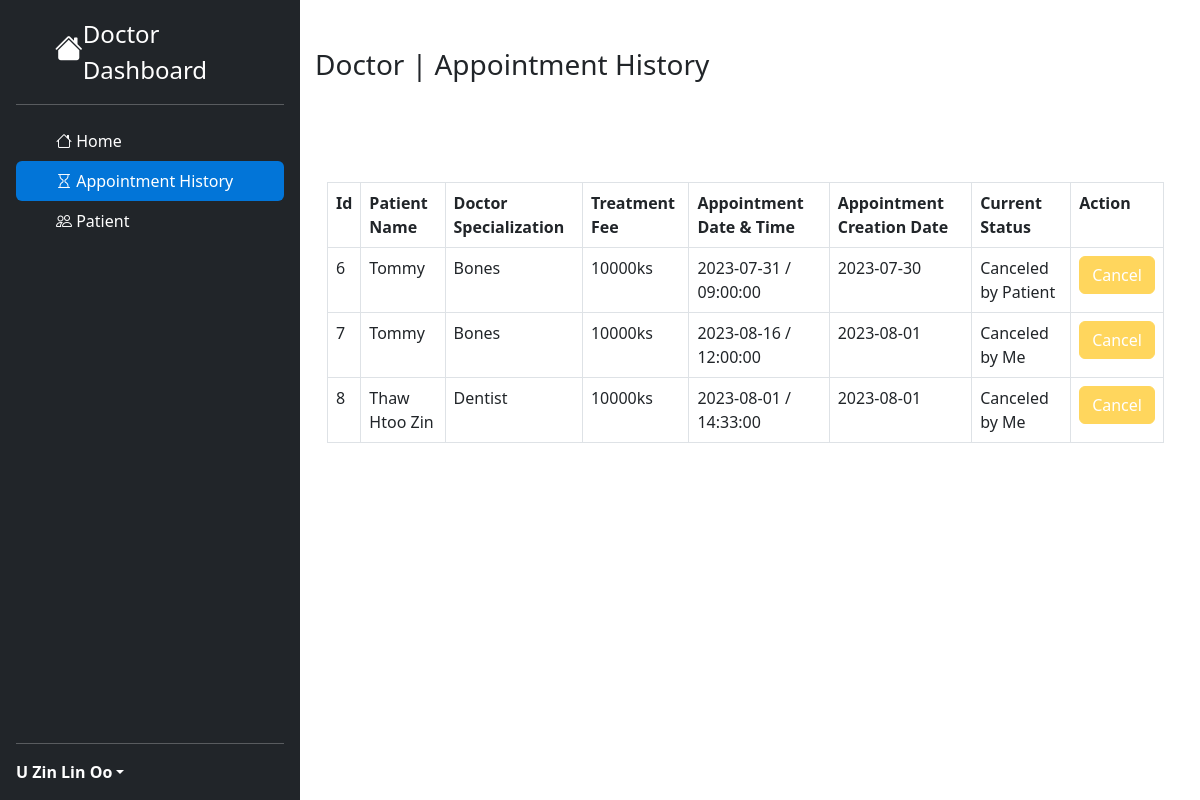
Page /doctor/appointmenthistory.php (signed in) on the committed database.
### tables this page shows
CREATE TABLE `doctors` (
  `id` int(11) NOT NULL,
  `specialization` int(11) NOT NULL,
  `name` varchar(255) NOT NULL,
  `address` varchar(255) NOT NULL,
  `fees` int(11) NOT NULL,
  `contactno` bigint(15) NOT NULL,
  `email` varchar(255) NOT NULL,
  `password` varchar(255) NOT NULL,
  `createDate` date NOT NULL DEFAULT current_timestamp(),
  `updateDate` date NOT NULL DEFAULT current_timestamp()
);

CREATE TABLE `appointment` (
  `id` int(11) NOT NULL,
  `doctor` varchar(255) NOT NULL,
  `specialization` int(11) NOT NULL,
  `date` date NOT NULL,
  `time` time NOT NULL,
  `user_appointed` int(11) NOT NULL,
  `create_date` date NOT NULL DEFAULT current_timestamp(),
  `status` varchar(255) NOT NULL
);

CREATE TABLE `users` (
  `id` int(11) NOT NULL,
  `username` varchar(255) NOT NULL,
  `email` varchar(255) NOT NULL,
  `password` varchar(255) NOT NULL,
  `phone` bigint(15) NOT NULL
);

CREATE TABLE `specialization` (
  `id` int(11) NOT NULL,
  `specialization` varchar(255) NOT NULL
);

### Controller/queries.ctr.php (called while the page is built, shortened)
<?php
require 'connecttodb.pdo.php';
class queries
{
  public function selectall($table)
  {
    global $pdo;
    $stmt = $pdo->prepare("SELECT * FROM $table");
    $stmt->execute();
    return $stmt->fetchall();
  }
  public function select($table, $id)
  {
    global $pdo;
    $stmt = $pdo->prepare("SELECT * FROM $table WHERE id=$id");
    $stmt->execute();
    return $stmt->fetch(PDO::FETCH_ASSOC);
  }
}
?>

### doctor/appointmenthistory.php (the view, shortened to what this page needs)
<?php
include '../Resources/bootstrap.res.php';
include '../Controller/queries.ctr.php';
$query = new queries();
?>
<!DOCTYPE html>
<html lang="en" dir="ltr">
  <head>
  </head>
  <body>
    <?php
    $datas = $query->selectall('appointment');
    ?>
    <div class="row" style="margin: 0px !important; margin-left: -12px !important;">
      <div class="col-3">
        <?php
        include 'sidebar.php';
        ?>
      </div>
      <div class="col-9">
        <div class="container mt-5">
          <h3>Doctor | Appointment History</h3>
          <div class="container" style="margin-top:100px;">
            <table class="table table-stripe table-bordered table-hover">
              <tr>
                <th>Id</th>
                <th>Patient Name</th>
                <th>Doctor Specialization</th>
                <th>Treatment Fee</th>
                <th>Appointment Date & Time</th>
                <th>Appointment Creation Date</th>
                <th>Current Status</th>
                <th>Action</th>
              </tr>
              <?php
              foreach ($datas as $data) {
                $docid = $data['doctor'];
                $userid = $data['user_appointed'];
                $patientname = $query->select('users', $userid);
                $docname = $query->select('doctors', $docid);
                $specid = $data['specialization'];
                $docspec = $query->select('specialization', $specid);
                ?>
              <tr>
                <td><?php echo $data['id']; ?></td>
                <td><?php echo $patientname['username']; ?></td>
                <td><?php echo $docspec['specialization']; ?></td>
                <td><?php echo $docname['fees']; ?>ks</td>
                <td><?php echo $data['date'] . " / " . $data['time'];?></td>
                <td><?php echo $data['create_date']; ?></td>
                <td><?php if($data['status'] == 1){ echo "Active"; }elseif($data['status'] == 3){ echo "Canceled by Me";}else{ echo "Canceled by Patient";} ?></td>
                <td><button type="button" onclick="return confirm('Are you sure to cancel the appointment?') " class="btn btn-warning" <?php if($data['status'] != 1){echo "disabled";} ?>><a href="cancelappointment.php?id=<?php echo $data['id']; ?>" style="text-decoration:none; color:white;">Cancel</a></button></td>
              </tr>
              <?php
            }
            ?>
            </table>
          </div>
        </div>
      </div>
    </div>
  </body>
</html>

### doctor/sidebar.php (shortened to what this page needs)
<div class="d-flex flex-column flex-shrink-0 p-3 text-white bg-dark" style="width: 25%; height:100%; position:fixed;">
    <a href="/HospitalProgram/users/" class="d-flex align-items-center mb-3 mb-md-0 me-md-auto text-white text-decoration-none">
      <svg class="" width="40" height="32"><i class="bi bi-house-fill h3"></i></svg>
      <span class="fs-4">Doctor Dashboard</span>
    </a>
    <hr>
    <ul class="nav nav-pills flex-column mb-auto">
      <li class="nav-item">
        <a href="/HospitalProgram/doctor/" class="nav-link home" aria-current="page">
          <svg class="bi me-2" width="16" height="16"><i class="bi bi-house"></i> </svg>
          Home
        </a>
      </li>
      <li>
        <a href="/HospitalProgram/doctor/appointmenthistory.php" class="nav-link text-white appointmenthistory">
          <svg class="bi me-2" width="16" height="16"><i class="bi bi-hourglass"></i></svg>
          Appointment History
        </a>
      </li>
      <li>
        <a href="/HospitalProgram/doctor/appointmenthistory.php" class="nav-link text-white patient" data-bs-toggle="collapse" data-bs-target="#home-collapse" aria-expanded="true">
          <svg class="bi me-2" width="16" height="16"><i class="bi bi-people"></i></svg>
          Patient
        </a>
      </li>
    </ul>
    <hr>
    <div class="dropdown">
      <a href="#" class="d-flex align-items-center text-white text-decoration-none dropdown-toggle" id="dropdownUser1" data-bs-toggle="dropdown" aria-expanded="false">
        <?php
        $id = $_SESSION['userid'];
        $doctordatadata = $query->select('doctors', $id);
        ?>
        <strong><?php echo $doctordatadata['name']; ?></strong>
      </a>
    </div>
  </div>

### doctor/appointmenthistory.php (style rules this page uses)
.home { color: white !important; }
.appointmenthistory { background-color: #0275d8 !important; }

### rows in the picture
doctors: name "U Zin Lin Oo"
appointment: id "6", users.username "Tommy", specialization.specialization "Bones", doctors.fees "10000", date "2023-07-31", time "09:00:00", create_date "2023-07-30", status "Canceled by Patient"
appointment: id "7", users.username "Tommy", specialization.specialization "Bones", doctors.fees "10000", date "2023-08-16", time "12:00:00", create_date "2023-08-01", status "Canceled by Me"
appointment: id "8", users.username "Thaw Htoo Zin", specialization.specialization "Dentist", doctors.fees "10000", date "2023-08-01", time "14:33:00", create_date "2023-08-01", status "Canceled by Me"
